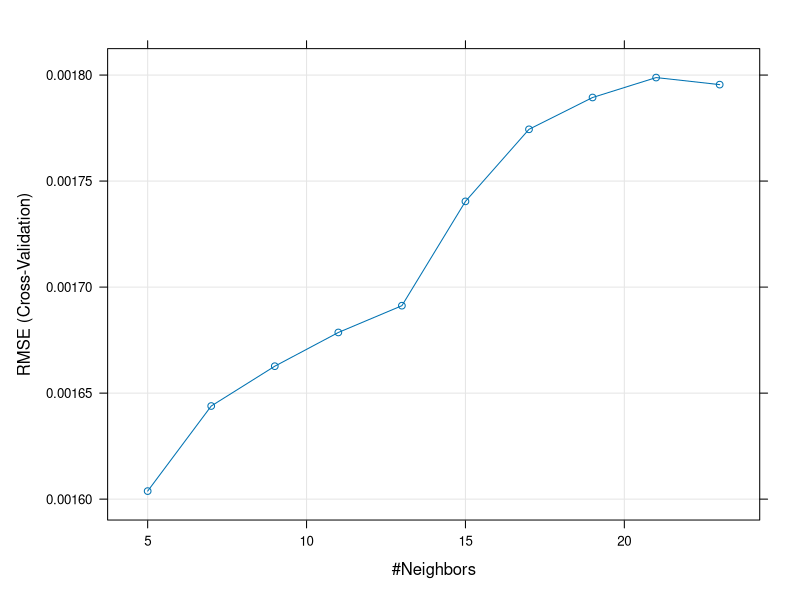
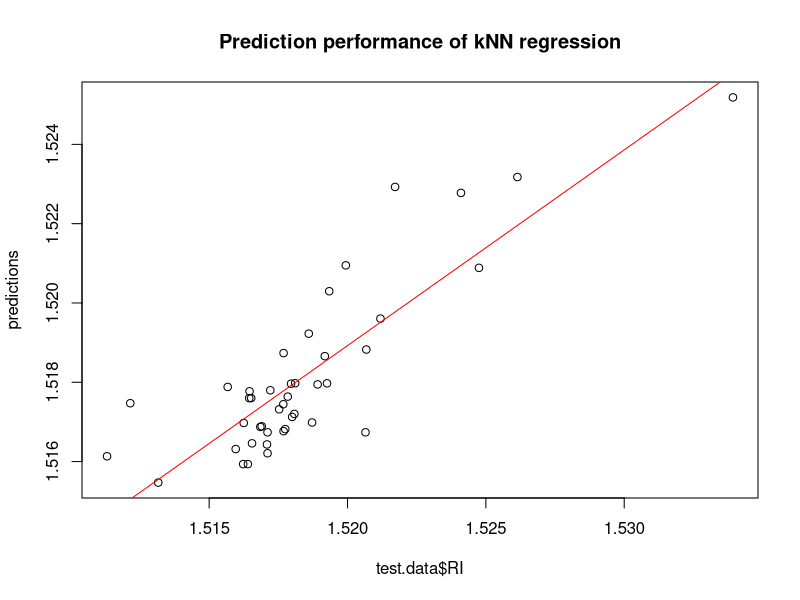
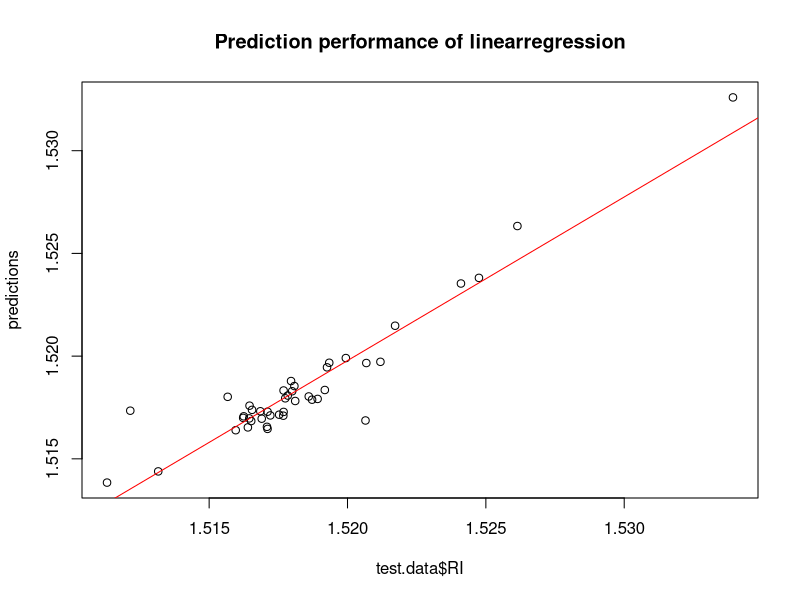
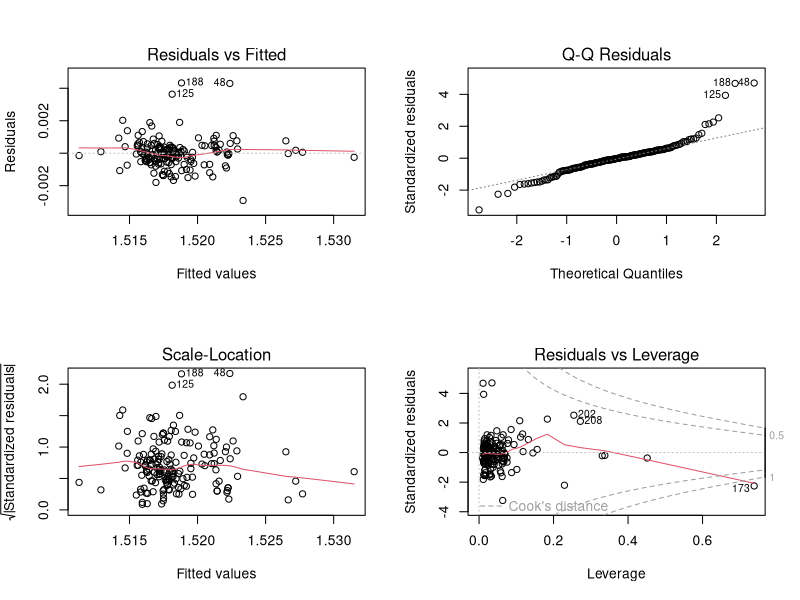
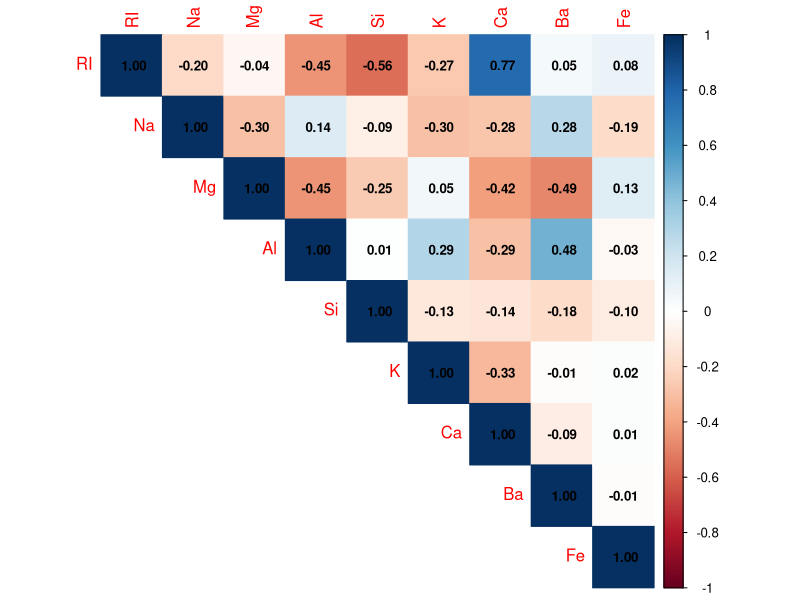
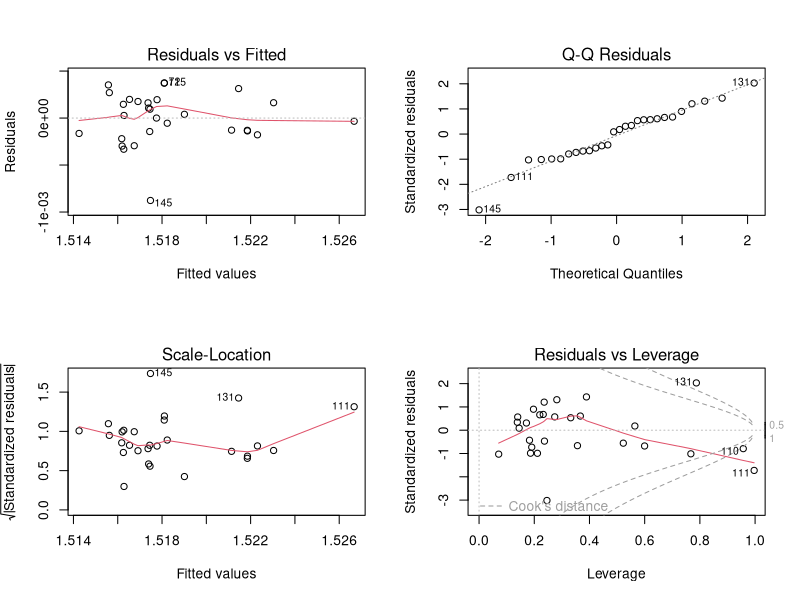
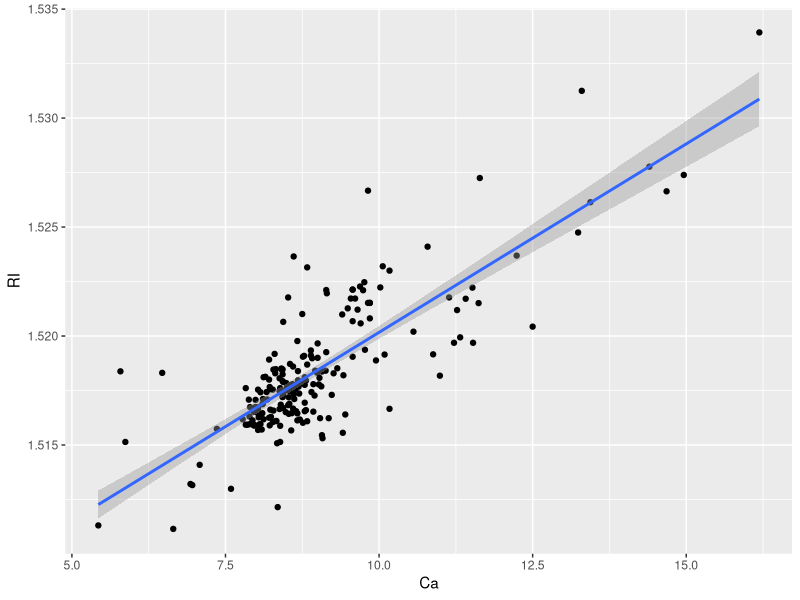
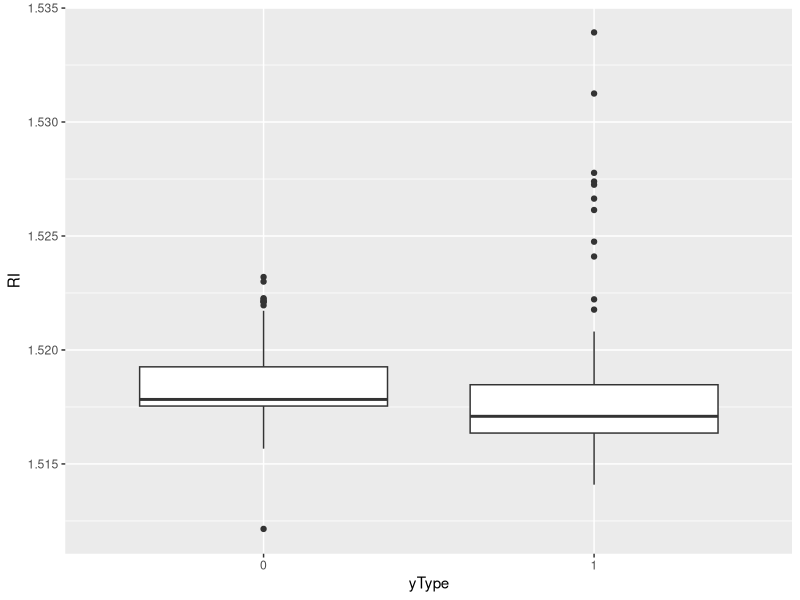

These charts were generated, in order, by the following R code:
library(mlbench)
library(dplyr)
library(caret)
library(ggplot2)
library(corrplot)
library(class)
data(Glass)
str(Glass)
summary(Glass)
#convert the Type variable into yType factor with only 2 levels and select only Type 1 and 2 
Glass1 <- subset(Glass, Type==1 | Type ==2)
Glass1 <- Glass1%>%mutate(yType=factor(ifelse(Type=="2", 1,0)))%>%select(RI:Fe, yType)

########### Prediction ###############
###########1. kNN regression ###############
#form Glass2 for finding the correlation matrix between RI and other variables
Glass2 <- Glass%>%select(RI:Fe)
#split data into training and data sets
set.seed(100)
training.idx <- sample(1: nrow(Glass2), size=nrow(Glass2)*0.8)
train.data <-Glass2[training.idx, ]
test.data <- Glass2[-training.idx, ]
# Fit the model on the training set
set.seed(101)
model <- train(
  RI~., data = train.data, method = "knn",
  trControl = trainControl("cv", number = 10),
  preProcess = c("center","scale"),
  tuneLength = 10
)
# Plot model error RMSE vs different values of k
plot(model)
model$bestTune
predictions <-predict(model, test.data)
head(predictions)
#1.516316 1.518658 1.517638 1.517798 1.517446 1.516818
#Compute the prediction error RMSE
RMSE(predictions, test.data$RI)
#0.002189306 
#visualize the performance of kNN reg,we plot predictedRI vs RI in the test data
par(mfrow=c(1,1))
plot(test.data$RI, predictions,main="Prediction performance of kNN regression")
#add a reference line
fit <- lm(predictions~test.data$RI,data = Glass2)
abline(fit, col="red")

###########2. Linear regression ###############
lmodel<-lm(RI~., data = train.data)
#print details of model fitting
summary(lmodel)
# Make predictions on the test data
predictions <-predict(lmodel, test.data)
RMSE(predictions, test.data$RI)
#0.001283655
plot(test.data$RI, predictions,main="Prediction performance of linearregression")
#add a reference line 
fit <- lm(predictions~test.data$RI,data = Glass2)
abline(fit, col="red")
#calculate residuals
residuals(lmodel)
#create multiple plots on the same page
par(mfrow=c(2,2))
plot(lmodel)
#Visualize the correlation between the outcome RI and each predictor
par(mfrow=c(1,1))
corrplot(cor(train.data),type="upper",method="color",addCoef.col="black",number.cex=0.8)
#remove outliers from the training data
Glass1<-Glass1[-c(48,125,188,173,202,208),]
set.seed(100)
training.idx <-sample(1: nrow(Glass1), size=nrow(Glass1)*0.8)
train.data  <-Glass1[-training.idx,]
test.data <-Glass1[-training.idx, ]
p2model<-lm(RI~Na+Mg+Al+Si+K+Ca+Ba+Fe+I(Ca^2)+I(Si^2),data = train.data)
#print details of model fitting
summary(p2model)
# Make predictions on the test data
predictions <-predict(p2model, test.data)
RMSE(predictions, test.data$RI)
#0.0002637537
#create multiple residual plots on the same page
par(mfrow=c(2,2))
plot(p2model)

########### Data Visualisation with boxplot ###############
ggplot(Glass2, aes(x=Ca, y=RI))+geom_point()+geom_smooth(method='lm')
ggplot(Glass1, aes(x=yType, y=RI)) +geom_boxplot()

########### Classification ###############
###########1. Logistic regression ###############
set.seed(100)
training.idx <- sample(1: nrow(Glass1), size=nrow(Glass1)*0.8)
train.data <-Glass1[training.idx, ]
test.data <- Glass1[-training.idx, ]
mlogit <- glm(yType~RI+Na+Mg+Al+Si+K+Ca+Ba+Fe, data = train.data,family = "binomial")
summary(mlogit)
Pred.p <-predict(mlogit, newdata =test.data, type = "response")
y_pred_num <-ifelse(Pred.p > 0.5, 1, 0)
y_pred <-factor(y_pred_num, levels=c(0,1))
#Accuracy of the classification
mean(y_pred ==test.data$yType )
#0.7931034
#Create the confusion matrix with row-y_pred col=y
table(y_pred,test.data$yType)

###########2. kNN classification ###############
#Normalize numeric variables
nor <-function(x) { (x -min(x))/(max(x)-min(x)) }
Glass1[,1:9] <- sapply(Glass1[,1:9], nor)
#split data
set.seed(100)
training.idx <- sample(1: nrow(Glass1), size=nrow(Glass1)*0.8)
train.data <-Glass1[training.idx, ]
test.data <- Glass1[-training.idx, ]
#kNN classification
set.seed(101)
knn1<-knn(train.data[,1:9], test.data[,1:9], cl=train.data$yType, k=5)
mean(knn1 ==test.data$yType)
#0.8275862
table(knn1,test.data$y)
#try different k to find the best classfier
ac<-rep(0, 30)
for(i in 1:30){
  set.seed(101)
  knn.i<-knn(train.data[,1:9], test.data[,1:9], cl=train.data$yType, k=i)
  ac[i]<-mean(knn.i ==test.data$yType)
  cat("k=", i, " accuracy=", ac[i], "\n")
}
#Accuracy plot
par(mfrow=c(1,1))
plot(ac, type="b", xlab="K",ylab="Accuracy")
#k=5 best 

########### Clustering ###############
###########1. K-means clustering ###############
k2 <- kmeans(Glass, centers = 2, nstart = 25)
str(k2)
k2
# function to compute total within-cluster sum of square
wcss <- function(k) {
  kmeans(Glass, k, nstart = 10 )$tot.withinss
}
# Compute and plot wss for k = 1 to k = 15
k.values <- 1:15 
set.seed(100)
# apply wcss to all k values
wcss_k<-sapply(k.values, wcss)
plot(k.values, wcss_k, type="b", pch = 19, frame = FALSE,xlab="Number of clusters K",ylab="Total within-clusters sum of squares")
# 5
#final clustering with k=5
set.seed(100)
k5.final <- kmeans(Glass2, 5, nstart = 25)
k5.final
Glass %>% mutate(Cluster = k5.final$cluster) %>% group_by(Cluster) %>% summarise_all("mean")
